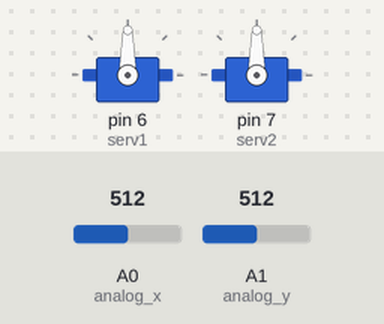
This sketch was run on a simulated Arduino Uno, built with avr-gcc and run on an emulated ATmega328P. Shown: 2 × servo. The test bench sets the inputs (shaded band); at power-on: A0 (analog_x) = 512, A1 (analog_y) = 512.

Above: at 1.2 s.
1.3 s: A0 (analog_x) set to 588
2.8 s: A0 (analog_x) set to 608
At 4.2 s:
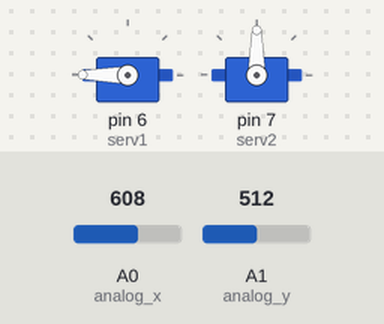
4.5 s: A1 (analog_y) set to 407
6.0 s: A1 (analog_y) set to 388
At 7.3 s:
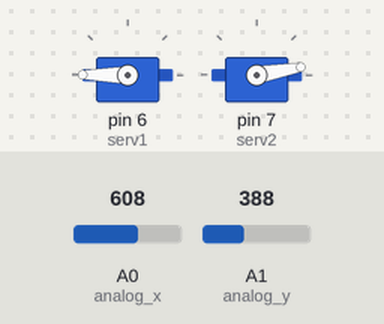
7.6 s: A0 (analog_x) set to 411
9.1 s: A0 (analog_x) set to 390
At 9.26 s:
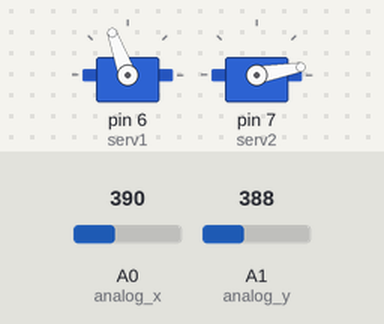
At 10.5 s:
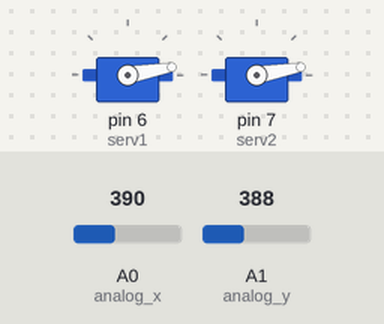
Timing chart, 0 to 12.1 s (numbered marks = the images above; inputs shaded):
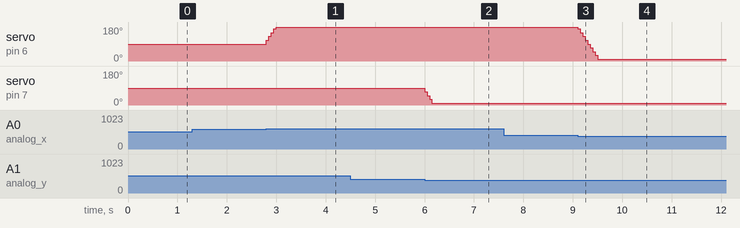

The sketch:

servoController.ino
```cpp
#include <Servo.h>

//Joystick pins
int analog_x = A0;
int analog_y = A1;

//Horizontal + vertical values
int x;
int y;

//Servos
Servo serv1;
Servo serv2;

//Start position
int serv1_pos=90;
int serv2_pos=90;

void setup ( )
{
	Serial.begin (4800);

	pinMode (analog_x, INPUT);
	pinMode (analog_y, INPUT);

	serv1.write (serv1_pos);
	serv2.write (serv2_pos);

	//Attach servo 1/2 to pins 6/7
	serv1.attach (6);
	serv2.attach (7);
}

void loop ( )
{
	x = analogRead (analog_x);
	y = analogRead (analog_y);

	int mvspd = 20; //Servo movespeed

	//Joystick rest = +- 512
	//adjust delay to inc/dec servo speed

	if (x < 400 && serv1_pos > 10)
	{
		serv1_pos = serv1_pos - mvspd;
		serv1.write ( serv1_pos );
		delay (50);
	}

	if (x > 600 && serv1_pos < 180)
	{
		serv1_pos = serv1_pos + mvspd;
		serv1.write (serv1_pos);
		delay (50);
	}

	if (y < 400 && serv2_pos > 10)
	{
	    serv2_pos = serv2_pos - mvspd;
	    serv2.write (serv2_pos);
	    delay (50);
	}

	if (y > 600 && serv2_pos < 180)
	{
	    serv2_pos = serv2_pos + mvspd;
	    serv2.write(serv2_pos);
	    delay (50);
	}
}
```

Measured:
- the behaviour switches between 600 and 601 on A0 (analog_x) (found by bisection; images 0 and 1)
- the behaviour switches between 400 and 399 on A1 (analog_y) (found by bisection; images 1 and 2)
- the behaviour switches between 400 and 399 on A0 (analog_x) (found by bisection; images 2 and 3)
- after the input at 1.3 s, every drawn part: stays the same
- after the input at 2.8 s, servo on pin 6 (serv1): 90° → 180° at once
- after the input at 4.5 s, every drawn part: stays the same
- after the input at 6.0 s, servo on pin 7 (serv2): 90° → 10° at once
- after the input at 7.6 s, every drawn part: stays the same
- after the input at 9.1 s, servo on pin 6 (serv1): moves from 180° to 10° over 0.40 s, starting at once
